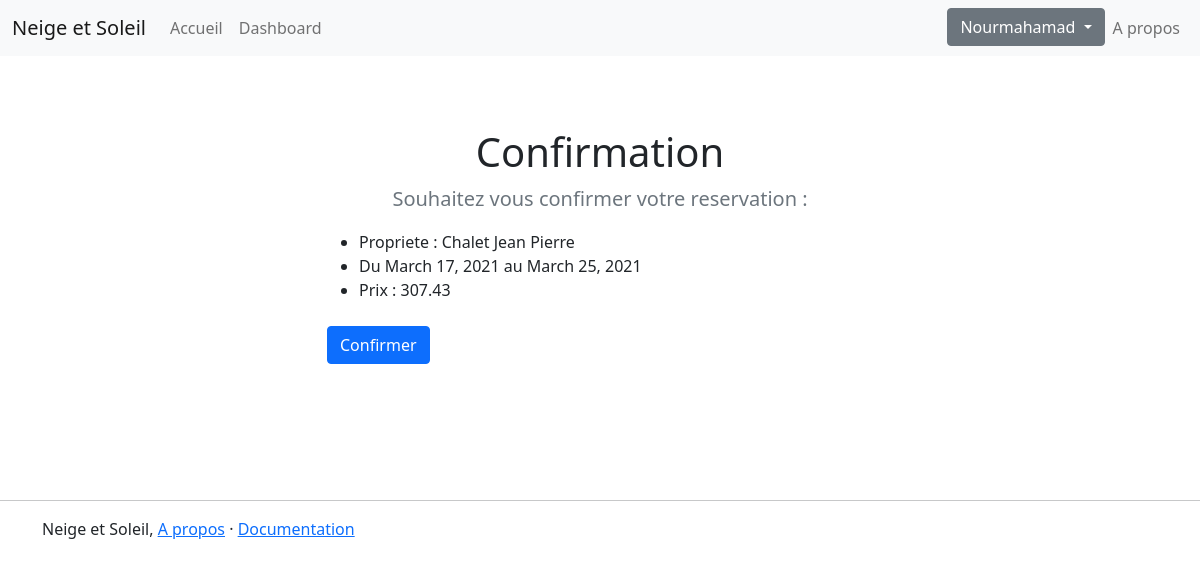
The page /louer/4 (signed in) on the database its author committed.
### neige_soleil_app/models.py (models this page shows, shortened)
class Reservation(models.Model):
    ENCOURS = 'WAIT'
    ANNULER = 'CANCEL'
    STATUS_RES = [
        (ENCOURS, 'En cours'),
        (ANNULER, 'Annuler'),
    ]
    profile = models.ForeignKey(Profile, on_delete=models.CASCADE)
    propriete = models.ForeignKey(ContratProprietaire, on_delete=models.CASCADE)
    date_reservation = models.DateField(auto_now_add=True)
    date_debut_sejour = models.DateField()
    date_fin_sejour = models.DateField()
    status_reservation = models.CharField(max_length=6, choices=STATUS_RES, default=ENCOURS)
    def prix_total(self):
        duree = (self.date_fin_sejour - self.date_debut_sejour).days
        if duree == 0:
            duree = 1
        return duree * self.propriete.proprieteprix.prix / 7

class ContratProprietaire(models.Model):
    DISPONIBLE = 'AVAIL'
    OCCUPER = 'BUSY'
    INACTIF = 'OFF'
    YEAR_IN_SCHOOL_CHOICES = [
        (DISPONIBLE, 'Disponible'),
        (OCCUPER, 'Occuper'),
        (INACTIF, 'Inactif'),
    ]
    profileproprietaire = models.ForeignKey(ProfileProprietaire, on_delete=models.CASCADE)
    nom = models.CharField(max_length=200)
    description = models.TextField(max_length=1000)
    surface_habitable = models.FloatField()
    surface_balcon = models.FloatField()
    capacite = models.IntegerField()
    distance_pistes = models.FloatField()
    status = models.CharField(max_length=5, choices=YEAR_IN_SCHOOL_CHOICES, default=DISPONIBLE)

class ProprietePrix(models.Model):
    propriete = models.OneToOneField(ContratProprietaire, on_delete=models.CASCADE)
    prix = models.FloatField()

### neige_soleil_app/decorators.py (the view)
    def wrapper_func(request, *args, **kwargs):
        try:
            val = request.user.profile
            return view_func(request, *args, **kwargs)
        except ObjectDoesNotExist:
            return redirect('new_profile')

### neige_soleil_app/views.py (called while the page is built)
@login_required(login_url='login')
@known_profile
def new_location(request, pk):
    reservation = Reservation.objects.get(id=pk)
    if request.method == 'POST':
        Location.objects.create(reservation=reservation)
        return redirect('dashboard')
    context = {
        'reservation': reservation,
    }
    return render(request, 'neige_soleil_app/main_confirm_reservation.html', context)

### neige_soleil_app/templates/neige_soleil_app/main_confirm_reservation.html (shortened to what this page needs)
{% extends 'neige_soleil_app/main_layout.html' %}
{% block content %}
    <div class="row py-lg-5">
        <div class="col-lg-6 col-md-8 mx-auto">
            <h1 class="fw-light text-center">Confirmation</h1>
                <p class="lead text-muted text-center"> Souhaitez vous confirmer votre reservation : </p>
                <ul>
                    <li>Propriete : {{ reservation.propriete.nom }}</li>
                    <li>Du {{ reservation.date_debut_sejour }} au {{ reservation.date_fin_sejour }}</li>
                    <li>Prix : {{ reservation.prix_total | floatformat:2 }}</li>
                </ul>
                <p class="text-center">
                    <form method="post">
                        <input type="submit" class="btn btn-primary my-2" value="Confirmer">
                    </form>
                </p>
        </div>
    </div>
{% endblock %}

### neige_soleil_app/templates/neige_soleil_app/main_layout.html (shortened to what this page needs)
<!DOCTYPE html>
<html lang="en">
<head>
    {% load static %}
    <link href="https://cdn.jsdelivr.net/npm/bootstrap@5.0.0-beta2/dist/css/bootstrap.min.css" rel="stylesheet">
</head>
<body>
    <nav class="navbar navbar-expand-lg navbar-light bg-light">
        <div class="container-fluid">
            <a class="navbar-brand" href="{% url 'main_home' %}">Neige et Soleil</a>
                <div class="collapse navbar-collapse" id="navbarNavAltMarkup">
                    <div class="navbar-nav">
                        <a class="nav-link" href="{% url 'main_home' %}">Accueil</a>
                        {% if request.user.profile %}
                            <a class="nav-link" href="{% url 'dashboard' %}">Dashboard</a>
                        {% else %}
                            <a class="nav-link" href="{% url 'new_profile' %}">Completer mon profile</a>
                        {% endif %}
                    </div>
                </div>
            <div class="d-flex">
                {% if request.user.profile %}
                    <div class="dropdown">
                        <a class="btn btn-secondary dropdown-toggle" href="#" role="button" id="dropdownMenuLink" data-bs-toggle="dropdown" aria-expanded="false">
                            {{ request.user.first_name }}
                        </a>
                    </div>
                {% else %}
                    <div class="navbar-nav">
                        <a class="nav-link" href="{% url 'logout' %}">Se deconnecter</a>
                    </div>
                {% endif %}
                <div class="navbar-nav">
                    <a class="nav-link" href="#">A propos</a>
                </div>
            </div>
        </div>
    </nav>
    <div class="container">
        <br>
        {% block content %}
        {% endblock %}
    </div>
    <br>
    <br>
    <hr class="featurette-divider">
    <footer class="container">
        <p>Neige et Soleil, <a href="#">A propos</a> &middot; <a href="#">Documentation</a></p>
    </footer>
</body>
</html>

### rows shown on the page
Reservation: propriete.nom "Chalet Jean Pierre", date_debut_sejour "March 17, 2021", date_fin_sejour "March 25, 2021", prix_total "307.43"

### other values the page prints
{{ request.user.first_name }} "Nourmahamad"
